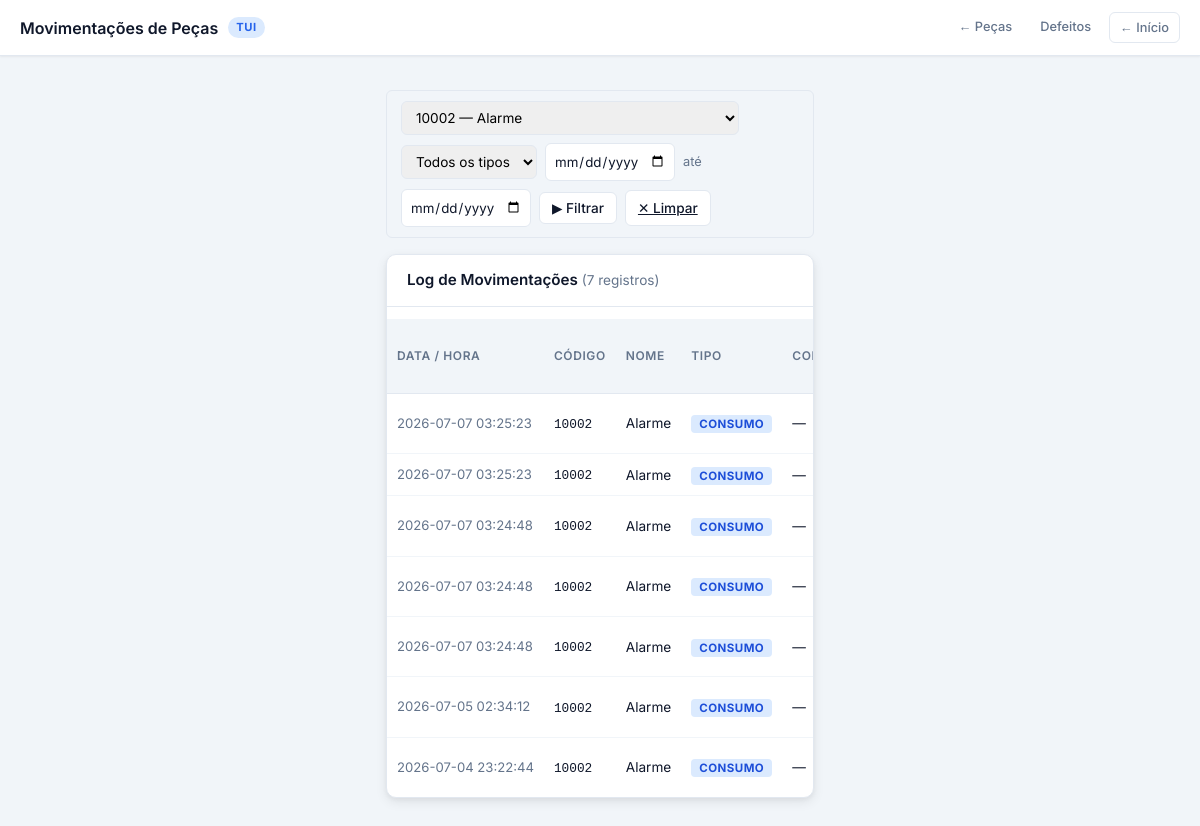
The app's page /pecas/movimentacoes?peca_id=1837 with its own data.
### tables this page shows
CREATE TABLE movimentacoes_peca (
            id             INTEGER PRIMARY KEY AUTOINCREMENT,
            peca_id        INTEGER NOT NULL REFERENCES pecas(id),
            cor            TEXT DEFAULT NULL,
            tipo           TEXT NOT NULL,
            quantidade     INTEGER NOT NULL,
            motivo_detalhe TEXT DEFAULT '',
            num_pedido     TEXT DEFAULT '',
            num_lote       TEXT DEFAULT '',
            modelo_scooter TEXT DEFAULT NULL,
            data_hora      TIMESTAMP DEFAULT (strftime('%Y-%m-%d %H:%M:%S','now','localtime'))
        );

CREATE TABLE pecas (
            id               INTEGER PRIMARY KEY AUTOINCREMENT,
            codigo           TEXT UNIQUE NOT NULL,
            nome             TEXT NOT NULL,
            origem           TEXT NOT NULL,
            container_tipo   TEXT DEFAULT 'PADRAO',
            tem_variacao_cor INTEGER DEFAULT 0,
            peca_pai_id      INTEGER REFERENCES pecas(id),
            ativo            INTEGER DEFAULT 1
        , custo_unitario REAL DEFAULT 0);

### app/routes/pecas.py (the view)
@pecas_bp.route('/pecas/movimentacoes')
def movimentacoes():
    peca_id_filtro = request.args.get('peca_id', '').strip()
    tipo_filtro    = request.args.get('tipo', '').strip()
    data_inicio    = request.args.get('data_inicio', '').strip()
    data_fim       = request.args.get('data_fim', '').strip()
    mov = models.consultar_movimentacoes(
        peca_id    = int(peca_id_filtro) if peca_id_filtro else None,
        tipo       = tipo_filtro or None,
        data_inicio= data_inicio or None,
        data_fim   = data_fim or None,
    )
    pecas_lista = models.listar_pecas(apenas_ativas=True)
    return render_template(
        'pecas/movimentacoes.html',
        movimentacoes=mov,
        pecas_lista=pecas_lista,
        peca_id_filtro=peca_id_filtro,
        tipo_filtro=tipo_filtro,
        data_inicio=data_inicio,
        data_fim=data_fim,
    )

### app/models/connection.py (called while the page is built)
def get_connection():
    conn = sqlite3.connect(NOME_BANCO_DE_DADOS)
    conn.row_factory = sqlite3.Row
    return conn

### app/models/peca.py (called while the page is built)
def listar_pecas(apenas_ativas=True, apenas_raiz=False):
    conn = get_connection()
    conditions = []
    if apenas_ativas:
        conditions.append("p.ativo = 1")
    if apenas_raiz:
        conditions.append("p.peca_pai_id IS NULL")
    where = ("WHERE " + " AND ".join(conditions)) if conditions else ""
    query = f"""
        SELECT p.id, p.codigo, p.nome, p.origem, p.container_tipo,
               p.tem_variacao_cor, p.peca_pai_id, p.ativo,
               p.custo_unitario,
               COALESCE(SUM(ep.quantidade), 0) AS estoque_total
        FROM pecas p
        LEFT JOIN estoque_pecas ep ON ep.peca_id = p.id
        {where}
        GROUP BY p.id
        ORDER BY p.nome
    """
    rows = conn.execute(query).fetchall()
    conn.close()
    return [dict(row) for row in rows]

### app/templates/pecas/movimentacoes.html (shortened to what this page needs)
<!DOCTYPE html>
<html lang="pt-br">
<head>
    <link rel="stylesheet" href="{{ url_for('static', filename='css/style.css') }}">
</head>
<body>
<header class="page-header">
    <div class="page-header-title">
        Movimentações de Peças
        <span class="badge">TUI</span>
    </div>
    <div class="page-nav-links">
        <a href="{{ url_for('pecas') }}">← Peças</a>
        <a href="{{ url_for('defeitos_pecas') }}">Defeitos</a>
        <a href="{{ url_for('landing_page') }}" class="btn-back">← Início</a>
    </div>
</header>
<div class="container">
    <div class="filter-controls">
        <form method="get" action="{{ url_for('movimentacoes_pecas') }}"
              style="display:flex; align-items:center; gap:8px; flex-wrap:wrap;
                     background:none; box-shadow:none; margin:0; padding:0; border-radius:0;">
            <select name="peca_id" style="padding:7px 10px; border:1.5px solid var(--border);
                    border-radius:var(--radius-sm); font-family:inherit; font-size:0.85rem;">
                {% for p in pecas_lista %}
                <option value="{{ p.id }}" {% if peca_id_filtro == p.id|string %}selected{% endif %}>
                    {{ p.codigo }} — {{ p.nome }}
                </option>
                {% endfor %}
            </select>
            <select name="tipo" style="padding:7px 10px; border:1.5px solid var(--border);
                    border-radius:var(--radius-sm); font-family:inherit; font-size:0.85rem;">
                <option value="">Todos os tipos</option>
            </select>
            <input type="date" name="data_inicio" value="{{ data_inicio }}"
                   class="month-picker" style="width:130px;" title="Data início">
            <span style="color:var(--text-muted); font-size:0.8rem;">até</span>
            <input type="date" name="data_fim" value="{{ data_fim }}"
                   class="month-picker" style="width:130px;" title="Data fim">
            <button type="submit" class="btn" style="padding:7px 12px; font-size:0.85rem;">▶ Filtrar</button>
            <a href="{{ url_for('movimentacoes_pecas') }}" class="btn"
               style="padding:7px 12px; font-size:0.85rem;">✕ Limpar</a>
        </form>
    </div>
    <div style="background:var(--card); border-radius:var(--radius); box-shadow:var(--shadow-md);
                margin-top:16px; overflow:hidden; border:1px solid var(--border);">
        <div style="padding:14px 20px; border-bottom:1px solid var(--border); display:flex;
                    align-items:center; justify-content:space-between;">
            <h2 style="font-size:0.95rem; font-weight:600; margin:0;">
                Log de Movimentações
                <span style="font-weight:400; color:var(--text-muted); font-size:0.85rem;">
                    ({{ movimentacoes|length }} registros)
                </span>
            </h2>
        </div>
        <div style="overflow-x:auto;">
            <table>
                <thead>
                    <tr>
                        <th>Data / Hora</th>
                        <th>Código</th>
                        <th>Nome</th>
                        <th>Tipo</th>
                        <th>Cor</th>
                    </tr>
                </thead>
                <tbody>
                    {% for m in movimentacoes %}
                    <tr>
                        <td style="white-space:nowrap; color:var(--text-muted); font-size:0.82rem;">
                            {{ m.data_hora }}
                        </td>
                        <td><code style="font-size:0.8rem;">{{ m.codigo }}</code></td>
                        <td>{{ m.nome }}</td>
                        <td>
                            <span class="badge-tipo tipo-{{ m.tipo | lower }}">{{ m.tipo }}</span>
                        </td>
                        <td>{{ m.cor or '—' }}</td>
                    </tr>
                    {% else %}
                    <tr>
                        <td colspan="9" style="text-align:center; color:var(--text-muted); padding:32px;">
                            Nenhuma movimentação no período selecionado.
                        </td>
                    </tr>
                    {% endfor %}
                </tbody>
            </table>
        </div>
    </div>
</div>
</body>
</html>

### app/static/css/style.css (style rules this page uses)
:root { --primary: #2563eb; --primary-dark: #1d4ed8; --primary-light: #dbeafe; --success: #10b981; --success-dark: #059669; --danger: #ef4444; --danger-dark: #dc2626; --warning: #f59e0b; --warning-dark: #d97706; --surface: #f1f5f9; --card: #ffffff; --text: #0f172a; --text-muted: #64748b; --border: #e2e8f0; --radius: 10px; --radius-sm: 6px; --radius-lg: 14px; --shadow-sm: 0 1px 2px rgba(0,0,0,0.06); --shadow: 0 1px 3px rgba(0,0,0,0.10), 0 1px 2px rgba(0,0,0,0.06); --shadow-md: 0 4px 12px rgba(0,0,0,0.08), 0 2px 4px rgba(0,0,0,0.04); --shadow-lg: 0 10px 30px rgba(0,0,0,0.10), 0 4px 10px rgba(0,0,0,0.05); }
*, *::before, *::after { box-sizing: border-box; }
body { font-family: 'Inter', sans-serif; margin: 0; background-color: var(--surface); color: var(--text); font-size: 15px; line-height: 1.5; }
h1, h2, h3 { margin: 0; font-weight: 600; }
.page-header { background: var(--card); border-bottom: 1px solid var(--border); padding: 0 20px; display: flex; align-items: center; justify-content: space-between; height: 56px; position: sticky; top: 0; z-index: 100; box-shadow: var(--shadow-sm); }
.page-header-title { font-size: 1rem; font-weight: 600; color: var(--text); display: flex; align-items: center; gap: 10px; }
.page-header-title .badge { background: var(--primary-light); color: var(--primary); font-size: 0.7rem; font-weight: 700; padding: 2px 8px; border-radius: 999px; text-transform: uppercase; letter-spacing: 0.05em; }
.btn-back { display: inline-flex; align-items: center; gap: 6px; text-decoration: none; color: var(--text-muted); font-size: 0.875rem; font-weight: 500; padding: 6px 12px; border-radius: var(--radius-sm); border: 1px solid var(--border); background: var(--card); transition: all 0.15s ease; }
.page-nav-links { display: flex; gap: 8px; }
.page-nav-links a { text-decoration: none; color: var(--text-muted); font-size: 0.8rem; font-weight: 500; padding: 5px 10px; border-radius: var(--radius-sm); transition: all 0.15s; }
.container { width: 100%; max-width: 460px; margin: 0 auto; padding: 20px 16px 40px; }
form { background: var(--card); border-radius: var(--radius-lg); box-shadow: var(--shadow-md); margin-bottom: 20px; overflow: hidden; }
.btn { padding: 9px 12px; border: 1.5px solid var(--border); background: var(--card); border-radius: var(--radius-sm); cursor: pointer; font-size: 0.9rem; font-family: inherit; color: var(--text); font-weight: 500; transition: all 0.15s ease; flex: 1; min-height: 42px; text-align: center; }
table { width: 100%; font-size: 0.85rem; border-collapse: collapse; margin-top: 12px; }
thead th { padding: 10px 10px; text-align: left; font-size: 0.75rem; font-weight: 600; text-transform: uppercase; letter-spacing: 0.05em; color: var(--text-muted); background: var(--surface); border-bottom: 1px solid var(--border); }
tbody td { padding: 10px 10px; border-bottom: 1px solid #f1f5f9; color: var(--text); vertical-align: middle; }
tbody tr:last-child td { border-bottom: none; }
.filter-controls { display: flex; flex-wrap: wrap; align-items: center; gap: 8px; background: var(--surface); padding: 10px 14px; border-radius: var(--radius-sm); margin-top: 14px; border: 1px solid var(--border); }
.filter-controls .btn { flex: none; padding: 6px 12px; font-size: 0.8rem; min-height: auto; }
.month-picker { padding: 8px; border: 1.5px solid var(--border); border-radius: var(--radius-sm); font-family: inherit; color: var(--text); cursor: pointer; background: var(--card); height: 38px; }

### app/templates/pecas/movimentacoes.html (style rules this page uses)
.badge-tipo { font-size: 0.72rem; font-weight: 700; padding: 2px 8px; border-radius: 4px; letter-spacing: .04em; }
.tipo-consumo { background: #dbeafe; color: #1d4ed8; }

### records on screen
movimentacoes_peca: data_hora "2026-07-07 03:25:23", codigo "10002", nome "Alarme", tipo "CONSUMO", cor "—"
movimentacoes_peca: data_hora "2026-07-07 03:25:23", codigo "10002", nome "Alarme", tipo "CONSUMO", cor "—"
movimentacoes_peca: data_hora "2026-07-07 03:24:48", codigo "10002", nome "Alarme", tipo "CONSUMO", cor "—"
movimentacoes_peca: data_hora "2026-07-07 03:24:48", codigo "10002", nome "Alarme", tipo "CONSUMO", cor "—"
movimentacoes_peca: data_hora "2026-07-07 03:24:48", codigo "10002", nome "Alarme", tipo "CONSUMO", cor "—"
movimentacoes_peca: data_hora "2026-07-05 02:34:12", codigo "10002", nome "Alarme", tipo "CONSUMO", cor "—"
movimentacoes_peca: data_hora "2026-07-04 23:22:44", codigo "10002", nome "Alarme", tipo "CONSUMO", cor "—"

### other values on screen
{{ movimentacoes|length }} "7"
form field peca_id "10002 — Alarme"
